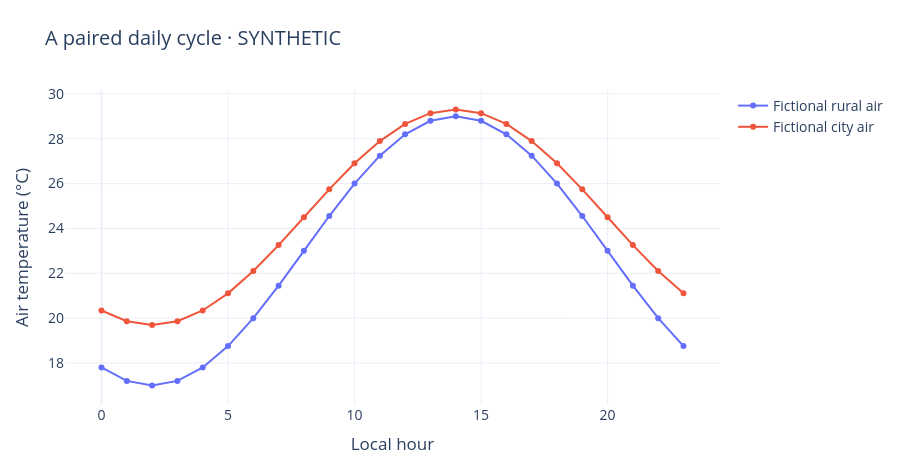

Notebook code for this chart:
### Markdown cell above
## Display a paired contrast

### Code cell
hour = np.arange(24)
rural = 23 + 6*np.sin(2*np.pi*(hour-8)/24)
urban = rural + 1.5 + 1.2*np.cos(2*np.pi*(hour-2)/24)
fig = go.Figure()
for label, values in [("Fictional rural air", rural), ("Fictional city air", urban)]:
    fig.add_scatter(x=hour, y=values, mode="lines+markers", name=label)
fig.update_layout(title="A paired daily cycle · SYNTHETIC", xaxis_title="Local hour", yaxis_title="Air temperature (°C)")
show(fig)
display(pd.DataFrame({"hour": hour, "urban_minus_rural_C": urban-rural}).round(2))

### Figure 1 — Plotly figure (JSON) as saved in the notebook; plotly's stock layout.template omitted (floating-point values rounded to 4 significant figures)
{"data": [{"mode": "lines+markers", "name": "Fictional rural air", "type": "scatter", "x": [0, 1, 2, 3, 4, 5, 6, 7, 8, 9, 10, 11, 12, 13, 14, 15, 16, 17, 18, 19, 20, 21, 22, 23], "y": [17.8, 17.2, 17.0, 17.2, 17.8, 18.76, 20.0, 21.45, 23.0, 24.55, 26.0, 27.24, 28.2, 28.8, 29.0, 28.8, 28.2, 27.24, 26.0, 24.55, 23.0, 21.45, 20.0, 18.76]}, {"mode": "lines+markers", "name": "Fictional city air", "type": "scatter", "x": [0, 1, 2, 3, 4, 5, 6, 7, 8, 9, 10, 11, 12, 13, 14, 15, 16, 17, 18, 19, 20, 21, 22, 23], "y": [20.34, 19.86, 19.7, 19.86, 20.34, 21.11, 22.1, 23.26, 24.5, 25.74, 26.9, 27.89, 28.66, 29.14, 29.3, 29.14, 28.66, 27.89, 26.9, 25.74, 24.5, 23.26, 22.1, 21.11]}], "layout": {"font": {"size": 14}, "height": 470, "margin": {"b": 65, "l": 65, "r": 45, "t": 90}, "title": {"text": "A paired daily cycle · SYNTHETIC"}, "xaxis": {"title": {"text": "Local hour"}}, "yaxis": {"title": {"text": "Air temperature (°C)"}}}}
